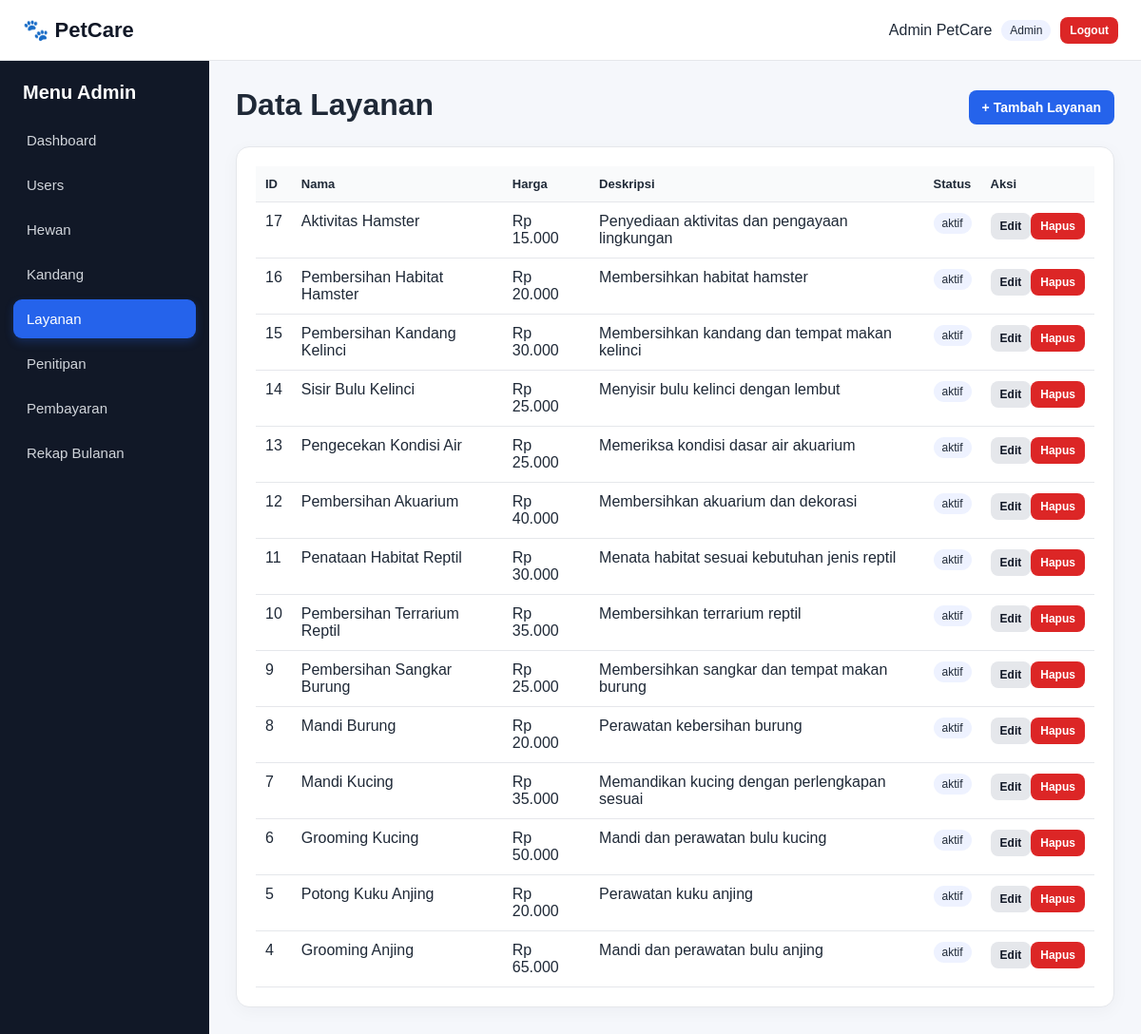
The app's page /admin/layanan/index.php (signed in) with its own data.
### tables this page shows
CREATE TABLE `layanan` (
  `id_layanan` int(11) NOT NULL,
  `nama_layanan` varchar(100) NOT NULL,
  `harga` decimal(12,2) NOT NULL,
  `deskripsi` text DEFAULT NULL,
  `status` enum('aktif','nonaktif') NOT NULL DEFAULT 'aktif'
);

### includes/auth.php (called while the page is built, shortened)
<?php
function e(?string $value): string
{
    return htmlspecialchars($value ?? '', ENT_QUOTES, 'UTF-8');
}

### admin/layanan/index.php (the view, shortened to what this page needs)
<?php
require_once '../../config/koneksi.php';
require_once '../../includes/auth.php';
$data=$pdo->query("SELECT * FROM layanan ORDER BY id_layanan DESC")->fetchAll();
include '../../includes/header.php';
?>
<div class="page-head"><h1>Data Layanan</h1><a class="btn btn-primary" href="tambah.php">+ Tambah Layanan</a></div>
<div class="card table-wrap"><table><thead><tr><th>ID</th><th>Nama</th><th>Harga</th><th>Deskripsi</th><th>Status</th><th>Aksi</th></tr></thead><tbody>
<?php foreach($data as $row):?><tr><td><?=$row['id_layanan']?></td><td><?=e($row['nama_layanan'])?></td><td>Rp <?=number_format($row['harga'],0,',','.')?></td><td><?=e($row['deskripsi'])?></td><td><span class="badge"><?=e($row['status'])?></span></td><td class="actions"><a class="btn btn-sm btn-secondary" href="edit.php?id=<?=$row['id_layanan']?>">Edit</a><form action="hapus.php" method="post" class="inline-form" onsubmit="return confirm('Hapus layanan ini?');"><input type="hidden" name="id" value="<?=$row['id_layanan']?>"><button class="btn btn-sm btn-danger">Hapus</button></form></td></tr><?php endforeach;?>
</tbody></table></div>
<?php include '../../includes/footer.php';?>

### assets/css/style.css (style rules this page uses)
* { box-sizing: border-box; }
body { margin: 0; font-family: Arial, Helvetica, sans-serif; background: #f5f7fb; color: #1f2937; }
.role-badge, .badge { display: inline-block; padding: 4px 9px; border-radius: 999px; background: #eef2ff; font-size: 12px; }
.page-head { display: flex; justify-content: space-between; align-items: center; gap: 16px; margin-bottom: 20px; }
.page-head h1 { margin: 0 0 5px; }
.card { background: #fff; border: 1px solid #e5e7eb; border-radius: 14px; padding: 20px; box-shadow: 0 4px 18px rgba(15, 23, 42, 0.04); margin-bottom: 20px; }
.table-wrap { overflow: auto; }
table { width: 100%; border-collapse: collapse; min-width: 760px; }
th, td { padding: 11px 10px; border-bottom: 1px solid #e5e7eb; text-align: left; vertical-align: top; }
th { font-size: 13px; background: #f9fafb; }
.actions { white-space: nowrap; }
.inline-form { display: inline; }
.btn { display: inline-block; border: 0; border-radius: 8px; padding: 10px 14px; text-decoration: none; cursor: pointer; font-weight: 600; font-size: 14px; }
.btn-sm { padding: 7px 10px; font-size: 12px; }
.btn-primary { background: #2563eb; color: #fff; }
.btn-secondary { background: #e5e7eb; color: #111827; }
.btn-danger { background: #dc2626; color: #fff; }

### records on screen
layanan: id_layanan "17", nama_layanan "Aktivitas Hamster", harga "15.000", deskripsi "Penyediaan aktivitas dan pengayaan lingkungan", status "aktif"
layanan: id_layanan "16", nama_layanan "Pembersihan Habitat Hamster", harga "20.000", deskripsi "Membersihkan habitat hamster", status "aktif"
layanan: id_layanan "15", nama_layanan "Pembersihan Kandang Kelinci", harga "30.000", deskripsi "Membersihkan kandang dan tempat makan kelinci", status "aktif"
layanan: id_layanan "14", nama_layanan "Sisir Bulu Kelinci", harga "25.000", deskripsi "Menyisir bulu kelinci dengan lembut", status "aktif"
layanan: id_layanan "13", nama_layanan "Pengecekan Kondisi Air", harga "25.000", deskripsi "Memeriksa kondisi dasar air akuarium", status "aktif"
layanan: id_layanan "12", nama_layanan "Pembersihan Akuarium", harga "40.000", deskripsi "Membersihkan akuarium dan dekorasi", status "aktif"
layanan: id_layanan "11", nama_layanan "Penataan Habitat Reptil", harga "30.000", deskripsi "Menata habitat sesuai kebutuhan jenis reptil", status "aktif"
layanan: id_layanan "10", nama_layanan "Pembersihan Terrarium Reptil", harga "35.000", deskripsi "Membersihkan terrarium reptil", status "aktif"
layanan: id_layanan "9", nama_layanan "Pembersihan Sangkar Burung", harga "25.000", deskripsi "Membersihkan sangkar dan tempat makan burung", status "aktif"
layanan: id_layanan "8", nama_layanan "Mandi Burung", harga "20.000", deskripsi "Perawatan kebersihan burung", status "aktif"
layanan: id_layanan "7", nama_layanan "Mandi Kucing", harga "35.000", deskripsi "Memandikan kucing dengan perlengkapan sesuai", status "aktif"
layanan: id_layanan "6", nama_layanan "Grooming Kucing", harga "50.000", deskripsi "Mandi dan perawatan bulu kucing", status "aktif"
layanan: id_layanan "5", nama_layanan "Potong Kuku Anjing", harga "20.000", deskripsi "Perawatan kuku anjing", status "aktif"
layanan: id_layanan "4", nama_layanan "Grooming Anjing", harga "65.000", deskripsi "Mandi dan perawatan bulu anjing", status "aktif"

### other values on screen
$_SESSION['user']['nama'] "Admin PetCare"
$_SESSION['user']['role'] "Admin"
